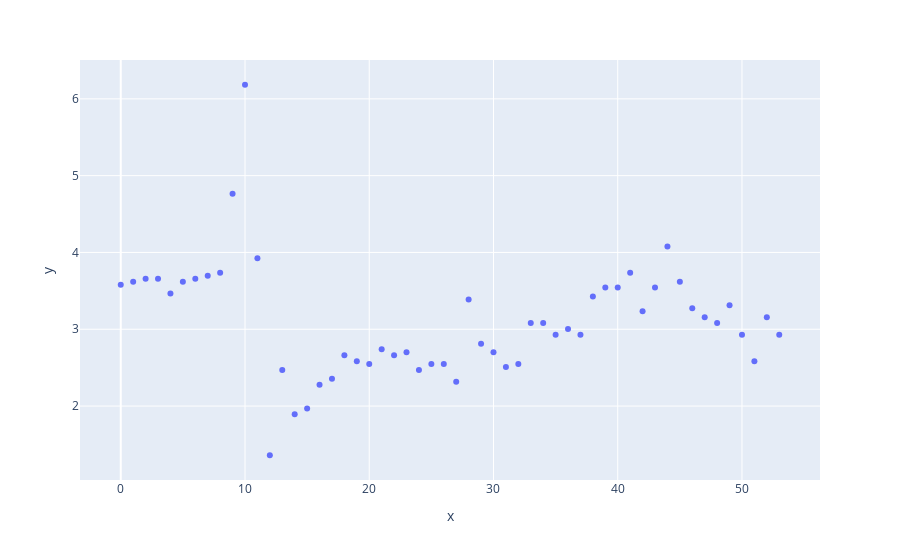

Here is the notebook cell this chart was saved with:
### Code cell
import plotly.express as px

accel = seq[['sequence_counter','acc_x']]
accel = accel.reset_index()
fig = px.scatter(y=accel['acc_x'],x=accel['sequence_counter'])
fig.show()

### Figure 1 — Plotly figure (JSON) as saved in the notebook; plotly's stock layout.template omitted (floating-point values rounded to 4 significant figures)
{"data": [{"hovertemplate": "x=%{x}<br>y=%{y}<extra></extra>", "legendgroup": "", "marker": {"color": "#636efa", "symbol": "circle"}, "mode": "markers", "name": "", "orientation": "v", "showlegend": false, "type": "scatter", "x": [0, 1, 2, 3, 4, 5, 6, 7, 8, 9, 10, 11, 12, 13, 14, 15, 16, 17, 18, 19, 20, 21, 22, 23, 24, 25, 26, 27, 28, 29, 30, 31, 32, 33, 34, 35, 36, 37, 38, 39, 40, 41, 42, 43, 44, 45, 46, 47, 48, 49, 50, 51, 52, 53], "xaxis": "x", "y": [3.578, 3.617, 3.656, 3.656, 3.465, 3.617, 3.656, 3.695, 3.734, 4.766, 6.184, 3.926, 1.359, 2.469, 1.895, 1.969, 2.277, 2.355, 2.66, 2.582, 2.547, 2.738, 2.66, 2.699, 2.469, 2.547, 2.547, 2.316, 3.387, 2.812, 2.699, 2.508, 2.547, 3.082, 3.082, 2.93, 3.004, 2.93, 3.426, 3.543, 3.543, 3.734, 3.234, 3.543, 4.078, 3.617, 3.273, 3.156, 3.082, 3.312, 2.93, 2.582, 3.156, 2.93], "yaxis": "y"}], "layout": {"legend": {"tracegroupgap": 0}, "margin": {"t": 60}, "xaxis": {"anchor": "y", "domain": [0, 1], "title": {"text": "x"}}, "yaxis": {"anchor": "x", "domain": [0, 1], "title": {"text": "y"}}}}
